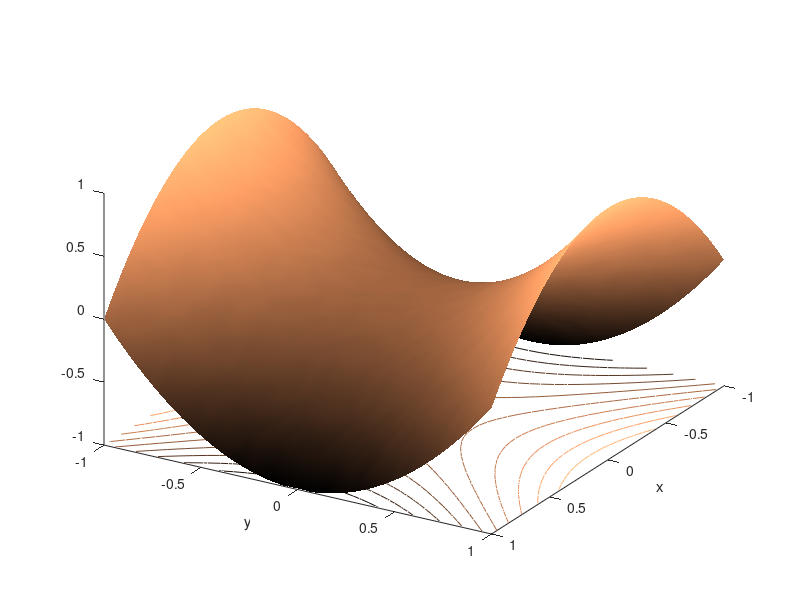
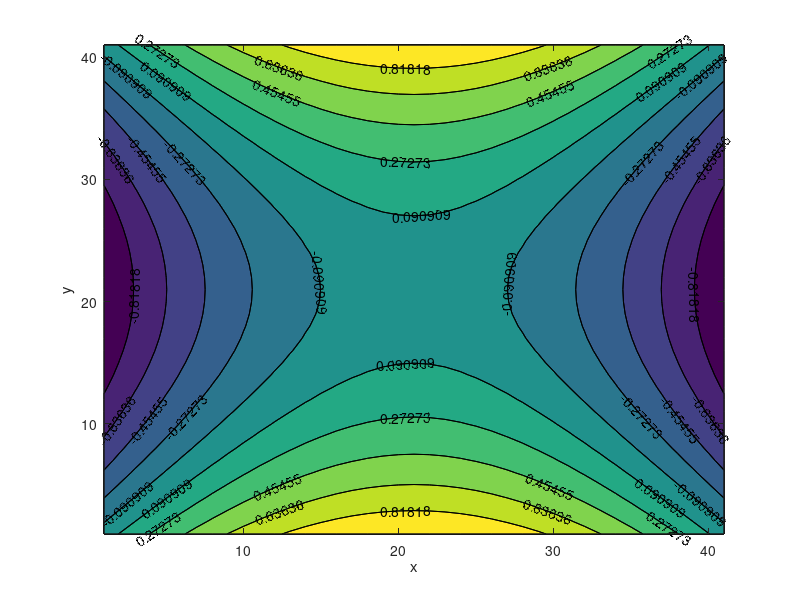

MATLAB code to generate these figures, in order:
x=-1:0.05:1;
y=x;
[xi,yi]=meshgrid(x,y);
zi=yi.^2-xi.^2;
surfc(xi,yi,zi)
colormap copper
shading interp 
view ([25 ,15,20])
grid off
%title(' parabolic z=y^2-x^2.')
h = get(gca,'Title');
set(h,'FontSize',12)
xlabel('x')
h = get(gca,'Title');
set(h,'FontSize',12)
ylabel('y');
h = get(gca,'Title');
set(h,'FontSize',12)
pause(5)
figure;
contourf(zi),hold on,shading flat
[c,h]=contour(zi,'k-'); clabel (c,h)
%title('The level curves of z=y^2-x^2.')
h = get(gca,'Title');
set(h,'FontSize',12)
xlabel('x')
h = get(gca,'Title');
set(h,'FontSize',12)
ylabel('y');
h = get(gca,'Title');
set(h,'FontSize',12)
